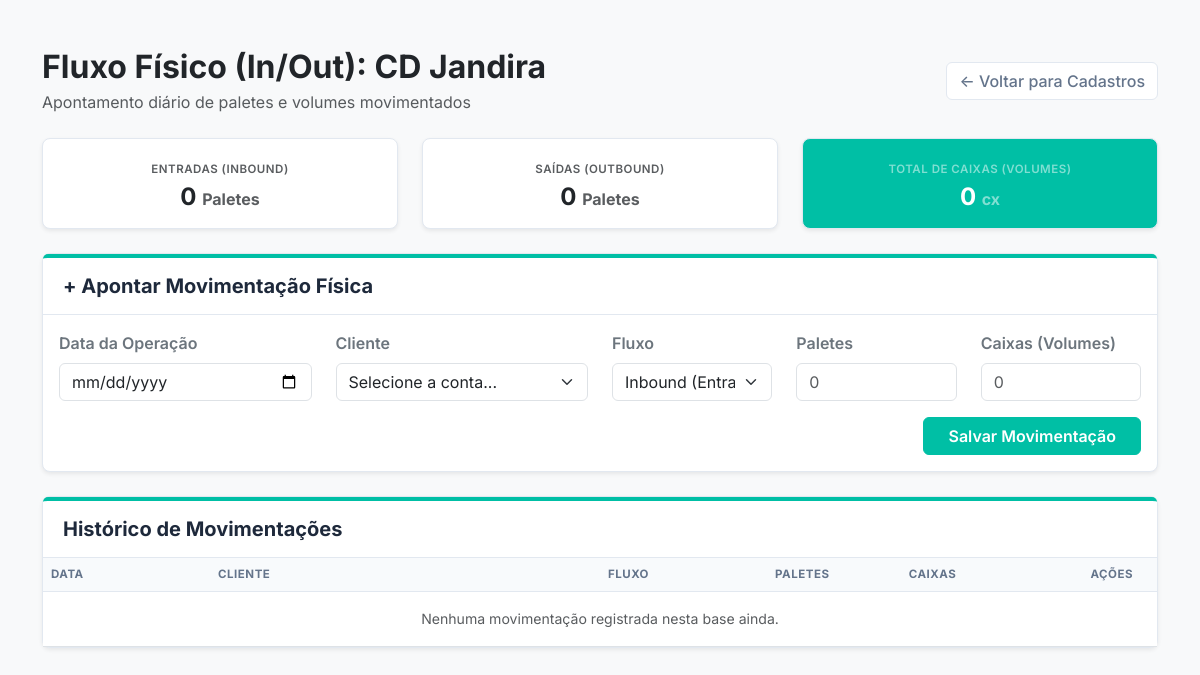
The app's page /movimentacao/1, older data.
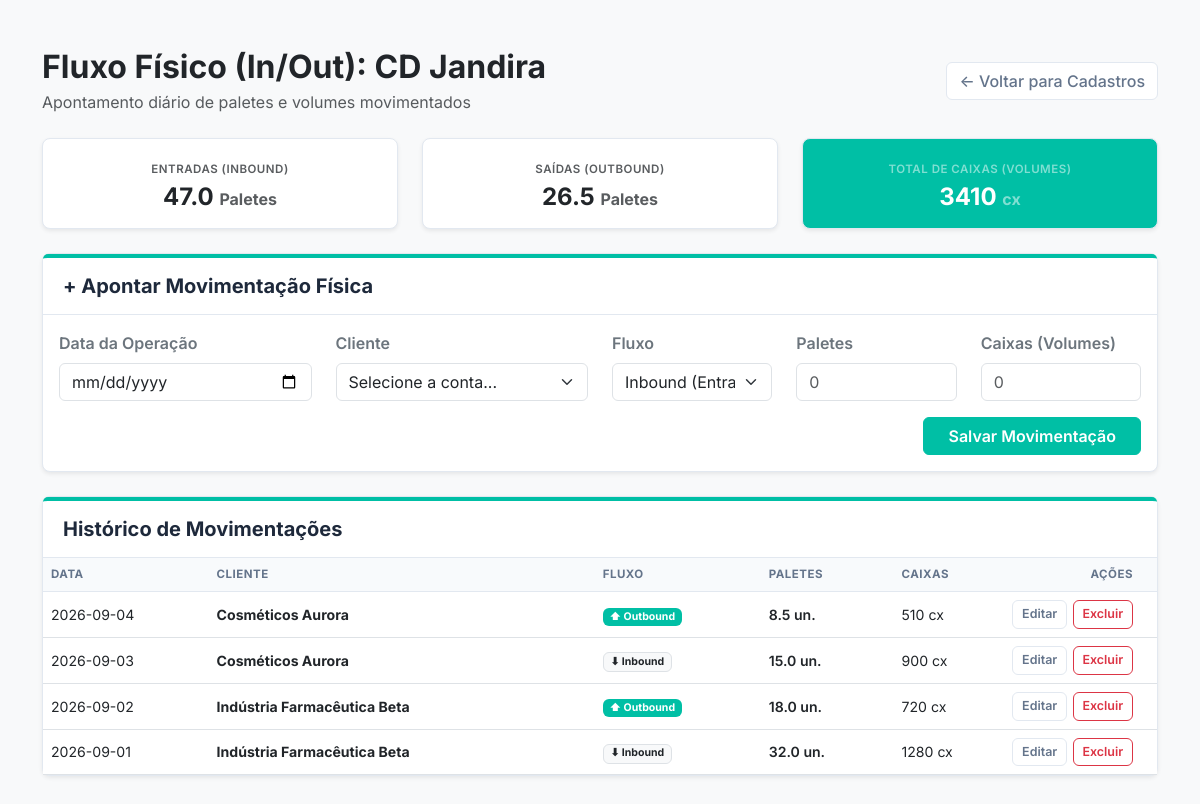
The same page, newer data.
### app.py (models this page shows, shortened)
class CentroDistribuicao(db.Model):
    id = db.Column(db.Integer, primary_key=True)
    nome = db.Column(db.String(100), nullable=False)
    metragem = db.Column(db.Float, nullable=False)
    capacidade_paletes = db.Column(db.Integer, nullable=False)

class MovimentacaoFisica(db.Model):
    id = db.Column(db.Integer, primary_key=True)
    cd_id = db.Column(db.Integer, db.ForeignKey('centro_distribuicao.id'), nullable=False)
    cliente_id = db.Column(db.Integer, db.ForeignKey('operacao_cliente.id'), nullable=False)
    data_operacao = db.Column(db.String(10), nullable=False)  # Ex: "2026-09-05"
    tipo_fluxo = db.Column(db.String(10), nullable=False)     # "Inbound" (Entrada) ou "Outbound" (Saída)
    paletes = db.Column(db.Float, default=0.0)
    caixas = db.Column(db.Integer, default=0)
    cliente = db.relationship('OperacaoCliente', backref='movimentacoes')

class OperacaoCliente(db.Model):
    id = db.Column(db.Integer, primary_key=True)
    cd_id = db.Column(db.Integer, db.ForeignKey('centro_distribuicao.id'), nullable=False)
    mes_referencia = db.Column(db.String(7), nullable=False, default="2026-09") # Garantindo a existência da coluna
    cliente_nome = db.Column(db.String(100), nullable=False)
    paletes_ocupados = db.Column(db.Float, nullable=False)
    fat_armazenagem = db.Column(db.Float, default=0.0)
    fat_transporte = db.Column(db.Float, default=0.0)
    fat_manuseio = db.Column(db.Float, default=0.0)
    custo_variavel = db.Column(db.Float, nullable=False)

### app.py (the view, shortened to what this page needs)
@app.route('/movimentacao/<int:cd_id>', methods=['GET', 'POST'])
def movimentacao_operacional(cd_id):
    cd_atual = CentroDistribuicao.query.get_or_404(cd_id)
    clientes_base = OperacaoCliente.query.filter_by(cd_id=cd_id).all()
    movimentacoes = MovimentacaoFisica.query.filter_by(cd_id=cd_id).order_by(MovimentacaoFisica.id.desc()).all()
    total_inbound_paletes = sum(m.paletes for m in movimentacoes if m.tipo_fluxo == 'Inbound')
    total_outbound_paletes = sum(m.paletes for m in movimentacoes if m.tipo_fluxo == 'Outbound')
    total_caixas_movimentadas = sum(m.caixas for m in movimentacoes)
    return render_template(
        'movimentacao.html',
        cd=cd_atual,
        clientes=clientes_base,
        movimentacoes=movimentacoes,
        inbound_paletes=total_inbound_paletes,
        outbound_paletes=total_outbound_paletes,
        total_caixas=total_caixas_movimentadas
    )

### templates/movimentacao.html (shortened to what this page needs)
<!DOCTYPE html>
<html lang="pt-br">
  <head>
    <link
      href="https://cdn.jsdelivr.net/npm/bootstrap@5.3.0/dist/css/bootstrap.min.css"
      rel="stylesheet"
    />
    <link
      rel="stylesheet"
      href="{{ url_for('static', filename='css/style.css') }}"
    />
  </head>
  <body class="bg-light">
    <div class="container mt-5 mb-5">
      <div class="d-flex justify-content-between align-items-center mb-4">
        <div>
          <h2 class="fw-bold text-dark mb-1">
            Fluxo Físico (In/Out): {{ cd.nome }}
          </h2>
          <span class="text-muted"
            >Apontamento diário de paletes e volumes movimentados</span
          >
        </div>
        <div>
          <a href="/cadastro" class="btn btn-outline-secundaria"
            >← Voltar para Cadastros</a
          >
        </div>
      </div>
      <div class="row text-center mb-4">
        <div class="col-md-4">
          <div class="card shadow-sm h-100">
            <div class="card-body p-3">
              <span
                class="text-uppercase text-muted fw-semibold"
                style="font-size: 0.72rem; letter-spacing: 0.5px"
                >Entradas (Inbound)</span
              >
              <h4 class="mt-1 mb-0 fw-bold text-dark">
                {{ inbound_paletes }}
                <small class="text-muted fs-6">Paletes</small>
              </h4>
            </div>
          </div>
        </div>
        <div class="col-md-4">
          <div class="card shadow-sm h-100">
            <div class="card-body p-3">
              <span
                class="text-uppercase text-muted fw-semibold"
                style="font-size: 0.72rem; letter-spacing: 0.5px"
                >Saídas (Outbound)</span
              >
              <h4 class="mt-1 mb-0 fw-bold text-dark">
                {{ outbound_paletes }}
                <small class="text-muted fs-6">Paletes</small>
              </h4>
            </div>
          </div>
        </div>
        <div class="col-md-4">
          <div class="card shadow-sm h-100 bg-empresa text-white">
            <div class="card-body p-3">
              <span
                class="text-uppercase text-white-50 fw-semibold"
                style="font-size: 0.72rem; letter-spacing: 0.5px"
                >Total de Caixas (Volumes)</span
              >
              <h4 class="mt-1 mb-0 fw-bold text-white">
                {{ total_caixas }} <small class="text-white-50 fs-6">cx</small>
              </h4>
            </div>
          </div>
        </div>
      </div>
      <div class="card shadow-sm mb-4">
        <div class="card-header card-header-clean">
          <h5>+ Apontar Movimentação Física</h5>
        </div>
        <div class="card-body">
          <form method="POST">
            <div class="row">
              <div class="col-md-3 mb-3">
                <label class="form-label fw-semibold text-secondary"
                  >Data da Operação</label
                >
                <input
                  type="date"
                  class="form-control"
                  name="data_operacao"
                  required
                />
              </div>
              <div class="col-md-3 mb-3">
                <label class="form-label fw-semibold text-secondary"
                  >Cliente</label
                >
                <select name="cliente_id" class="form-select" required>
                  <option value="" disabled selected>
                    Selecione a conta...
                  </option>
                </select>
              </div>
              <div class="col-md-2 mb-3">
                <label class="form-label fw-semibold text-secondary"
                  >Fluxo</label
                >
                <select name="tipo_fluxo" class="form-select" required>
                  <option value="Inbound">Inbound (Entrada)</option>
                </select>
              </div>
              <div class="col-md-2 mb-3">
                <label class="form-label fw-semibold text-secondary"
                  >Paletes</label
                >
                <input
                  type="number"
                  step="0.1"
                  class="form-control"
                  name="paletes"
                  placeholder="0"
                  required
                />
              </div>
              <div class="col-md-2 mb-3">
                <label class="form-label fw-semibold text-secondary"
                  >Caixas (Volumes)</label
                >
                <input
                  type="number"
                  class="form-control"
                  name="caixas"
                  placeholder="0"
                />
              </div>
            </div>
            <div class="d-flex justify-content-end">
              <button type="submit" class="btn btn-empresa px-4">
                Salvar Movimentação
              </button>
            </div>
          </form>
        </div>
      </div>
      <div class="card shadow-sm">
        <div class="card-header card-header-clean">
          <h5>Histórico de Movimentações</h5>
        </div>
        <div class="card-body p-0">
          <div class="table-responsive">
            <table class="table table-hover align-middle mb-0">
              <thead>
                <tr>
                  <th style="width: 15%">Data</th>
                  <th style="width: 35%">Cliente</th>
                  <th style="width: 15%">Fluxo</th>
                  <th style="width: 12%">Paletes</th>
                  <th style="width: 10%">Caixas</th>
                  <th
                    class="text-end"
                    style="width: 13%; padding-right: 1.5rem"
                  >
                    Ações
                  </th>
                </tr>
              </thead>
              <tbody>
                {% for mov in movimentacoes %}
                <tr>
                  <td>{{ mov.data_operacao }}</td>
                  <td>
                    <strong class="text-dark"
                      >{{ mov.cliente.cliente_nome }}</strong
                    >
                  </td>
                  <td>
                    {% if mov.tipo_fluxo == 'Inbound' %}
                    <span class="badge bg-light text-dark border"
                      >⬇ Inbound</span
                    >
                    {% else %}
                    <span class="badge bg-empresa text-white">⬆ Outbound</span>
                    {% endif %}
                  </td>
                  <td class="fw-semibold">{{ mov.paletes }} un.</td>
                  <td>{{ mov.caixas }} cx</td>
                  <td class="text-end" style="padding-right: 1.5rem">
                    <div class="acoes-tabela">
                      <a
                        href="{{ url_for('editar_movimentacao', mov_id=mov.id) }}"
                        class="btn btn-outline-secundaria"
                        >Editar</a
                      >
                      <form
                        action="{{ url_for('excluir_movimentacao', mov_id=mov.id) }}"
                        method="POST"
                        class="d-inline"
                        onsubmit="return confirm('Deseja excluir este apontamento?');"
                      >
                        <button type="submit" class="btn btn-outline-danger">
                          Excluir
                        </button>
                      </form>
                    </div>
                  </td>
                </tr>
                {% else %}
                <tr>
                  <td colspan="6" class="text-center text-muted py-3">
                    Nenhuma movimentação registrada nesta base ainda.
                  </td>
                </tr>
                {% endfor %}
              </tbody>
            </table>
          </div>
        </div>
      </div>
    </div>
  </body>
</html>

### static/css/style.css (style rules this page uses)
:root { --cor-primaria: #00bfa5; --cor-primaria-hover: #009688; --cor-grafite-dark: #1e293b; --cor-grafite-muted: #64748b; --cor-cinza-bg: #f8fafc; --cor-borda: #e2e8f0; }
* { font-family: "Inter", -apple-system, BlinkMacSystemFont, sans-serif; }
body { background-color: var(--cor-cinza-bg); color: var(--cor-grafite-dark); }
.bg-empresa { background-color: var(--cor-primaria) !important; color: #ffffff !important; }
.card-header-clean { background-color: #ffffff !important; border-top: 4px solid var(--cor-primaria); border-bottom: 1px solid var(--cor-borda); padding: 1rem 1.25rem; }
.card-header-clean h5 { color: var(--cor-grafite-dark); font-weight: 700; margin-bottom: 0; }
.card { border: 1px solid var(--cor-borda); border-radius: 8px; background-color: #ffffff; }
.btn-empresa { background-color: var(--cor-primaria); color: #ffffff; border: 1px solid var(--cor-primaria); font-weight: 600; }
.btn-outline-secundaria { color: var(--cor-grafite-muted); border: 1px solid var(--cor-borda); background-color: #ffffff; font-weight: 500; }
.table { font-size: 0.88rem; }
.table thead th { background-color: #f8fafc; color: var(--cor-grafite-muted); text-transform: uppercase; font-size: 0.72rem; letter-spacing: 0.5px; font-weight: 700; border-bottom: 1px solid var(--cor-borda); }
.acoes-tabela { display: inline-flex; gap: 0.35rem; align-items: center; }
.acoes-tabela .btn { padding: 0.25rem 0.55rem; font-size: 0.78rem; font-weight: 600; }

Row changes from the older to the newer data that the page shows:
added MovimentacaoFisica: data_operacao "2026-09-04", cliente.cliente_nome "Cosméticos Aurora", tipo_fluxo "⬆ Outbound", paletes "8.5", caixas "510"
added MovimentacaoFisica: data_operacao "2026-09-03", cliente.cliente_nome "Cosméticos Aurora", tipo_fluxo "⬇ Inbound", paletes "15.0", caixas "900"
added MovimentacaoFisica: data_operacao "2026-09-02", cliente.cliente_nome "Indústria Farmacêutica Beta", tipo_fluxo "⬆ Outbound", paletes "18.0", caixas "720"
added MovimentacaoFisica: data_operacao "2026-09-01", cliente.cliente_nome "Indústria Farmacêutica Beta", tipo_fluxo "⬇ Inbound", paletes "32.0", caixas "1280"
Text that changed along with them:
{{ inbound_paletes }}: "0" → "47.0"
{{ outbound_paletes }}: "0" → "26.5"
{{ total_caixas }}: "0" → "3410"
text no longer shown: "Nenhuma movimentação registrada nesta base ainda."
